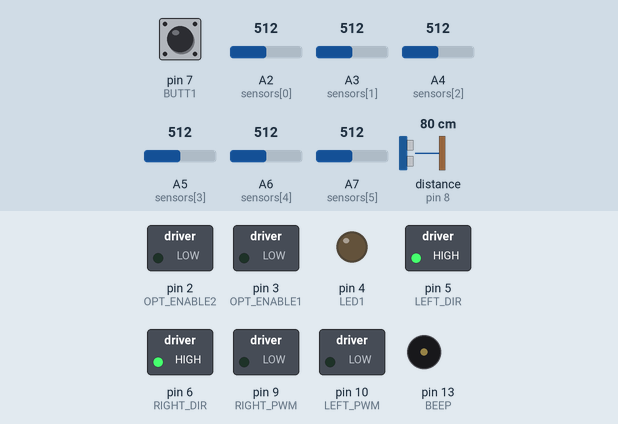
The sketch below on a simulated Arduino Nano, built with avr-gcc and run on an emulated ATmega328P. Parts: switched loads named in the sketch (green lamp = pin HIGH), output pins drawn as LEDs (lit = HIGH), buzzer (waves = sounding). Wiring (inferred from the names in the program): range finder with pulse-width output: data pin 8. Dashed ring = blinking. The inputs (shaded band) are chosen by the test bench; at power-on: pin 7 (BUTT1) HIGH, A4 (sensors[2]) = 512, A2 (sensors[0]) = 512, A5 (sensors[3]) = 512, A3 (sensors[1]) = 512, A6 (sensors[4]) = 512, A7 (sensors[5]) = 512, distance to the obstacle (sensor on pin 8) 80 cm. The echo pulse lasts 58.3 µs per cm.

Above: at 0.8 s.
0.9 s: pin 7 (BUTT1) pulled LOW for 3.2 s
At 5.0 s:
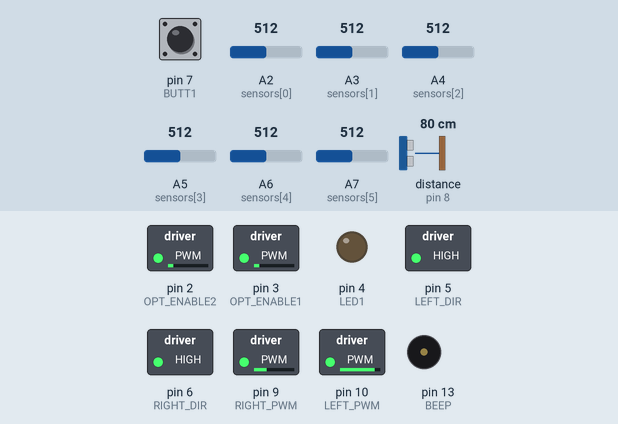
5.6 s: A4 (sensors[2]) set to 332
7.1 s: A4 (sensors[2]) set to 313
At 7.54 s:
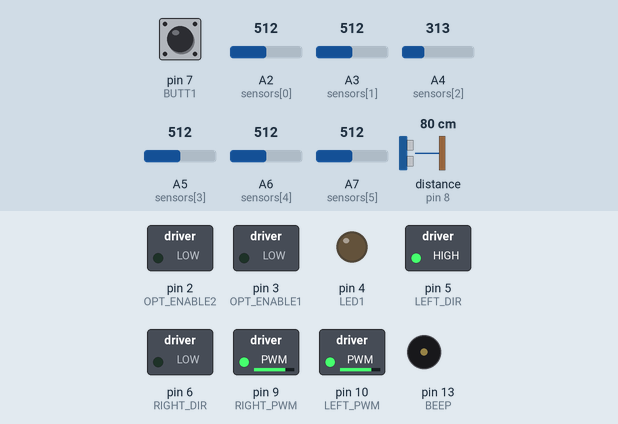
10.1 s: A4 (sensors[2]) set to 716
At 10.48 s:
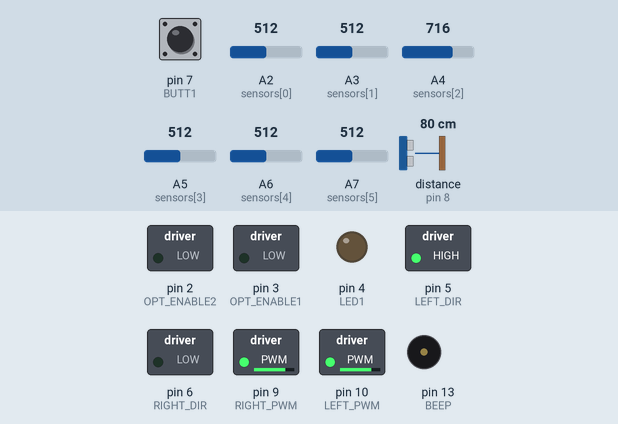
12.1 s: A2 (sensors[0]) set to 495
At 12.6 s:
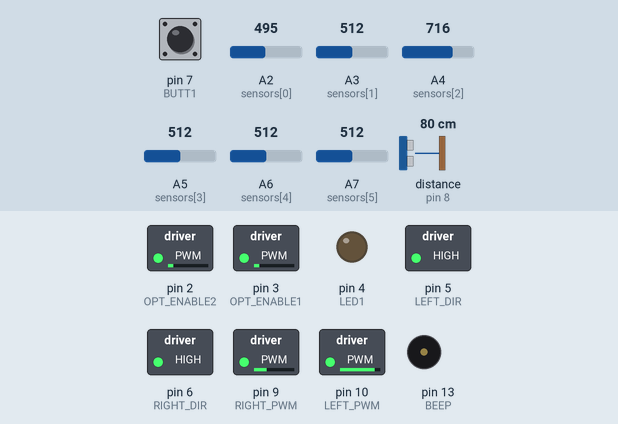
13.6 s: A5 (sensors[3]) set to 337
15.1 s: A5 (sensors[3]) set to 310
At 15.83 s:
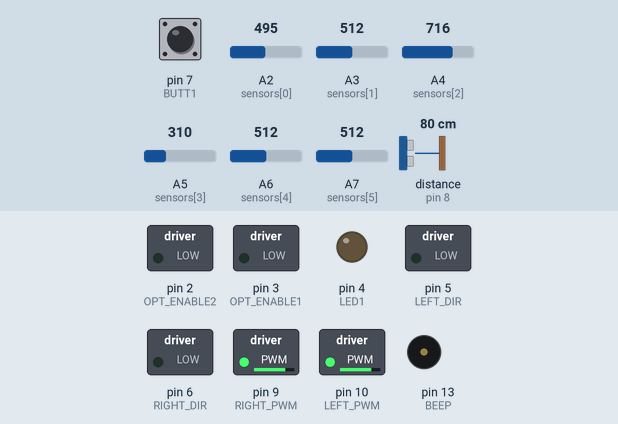
Timing chart, 0 to 19.1 s (numbered marks = the images above; inputs shaded):
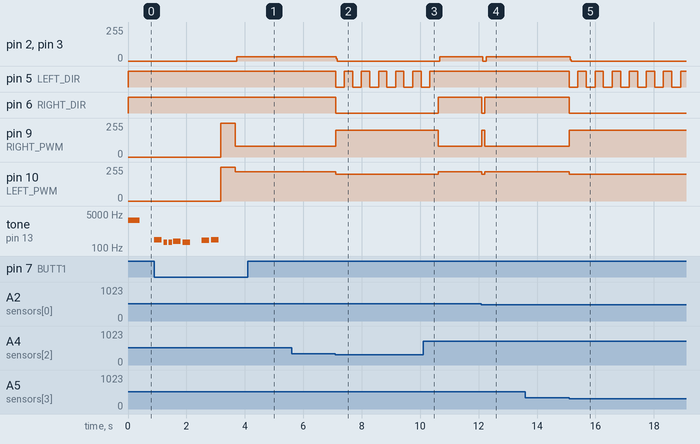

The sketch:

SumoBot_v1.ino
```cpp
/*
  Author : Vyara Simeonova
  Name : SumoBot  Arduino project
  Ver: 1.1
  Simple sumo programm
*/
#include <Arduino.h>
#include <PWM.h>


#include "pitches.h"
#include <stdio.h> // for function sprintf

#include "ir_module.h"


//--------------------- PIN definitions -----------
/*
  #define RIGHT_SIDE  A2
  #define RIGHT_FRONT A3
  #define DOHIO_LEFT  A4
  #define DOHIO_RIGHT A5
  #define LEFT_FRONT  A6
  #define LEFT_SIDE   A7
*/
//---------  Array index -------
#define RIGHT_SIDE  0
#define RIGHT_FRONT 1
#define DOHIO_RIGHT 2
#define  DOHIO_LEFT 3
#define LEFT_FRONT  4
#define LEFT_SIDE   5

//----------  Motors --------
#define LEFT_PWM    10
#define RIGHT_PWM   9
#define LEFT_DIR    5
#define RIGHT_DIR   6


//--------------- LEDS -----------
#define LED1      4      // LED1

//-------------- SENSORS ---------
#define OPT_ENABLE1   3
#define OPT_ENABLE2   2

//-------------- Beep ----------
#define BEEP        13

//--------------  Buttons -----------
#define BUTT1     7
#define BUTT2     11

//-------------- Ultrasonic --------
#define TRIG      12
#define ECHO      A0

//----------------- IR --------------
#define IR_PIN    8

//-------------------------- Sensors and position -------------------------
#define SENSORS_NR  6
const unsigned int sensors[SENSORS_NR] = { A2, A3, A4, A5, A6, A7 }; //left-right

//------------------------ Калибрираща константа -------------------------
// Използва се за линеаризиране и калибриране на сенозрите
//  преобразужането е : distance = CALLIBRATE / sensor_value; - разстоянието е в мм
#define CALLIBRATE  32000


///////////////////////////////////////////////////////////////////////////
//-----------------------------------     ---------------------------------
///////////////////////////////////////////////////////////////////////////
#define PWM_FREQ      50000

//------------------   -------------
#define SIDE_DISTANCE      200     //mm  - Разстояние за обръщане в старани
#define FRONT_DISTANCE     350     //мм  - Прихващане противник отпред
#define FRONT_ATTACK       200    //мм   - Атака - врагът е близо

#define SEARCH_SPEED_HIGH   220
#define SEARCH_SPEED_LOW    80

#define BATTLE_SPEED      255
#define ATTACK_SPEED      200
#define TURN_SPEED        200
#define BACK_SPEED        200

#define DOHIO_BORDER_LEVEL  160


//----------------- IR START /STOP ------------
#define IR_CMD_START    0x40
#define IR_CMD_STOP     0x46

/////////////////////////////////////////////////////////////////////////
//------- Global Variables -----
int dir;
signed int motorSpeed;
signed int control_value;
signed int speed;


unsigned int frontL_distance;
unsigned int frontR_distance;
unsigned int left_distance;
unsigned int right_distance;

//=================  CALIBRATE ==========================
unsigned int sensor_values[SENSORS_NR];
unsigned int sensor_min[SENSORS_NR];

//--------- Common ------------
char tmp_str[64];

//--------------------------------
int melody[] = { NOTE_C4, NOTE_G3, NOTE_G3, NOTE_A3, NOTE_G3, 0, NOTE_B3, NOTE_C4 };
// note durations: 4 = quarter note, 8 = eighth note, etc.:
int noteDurations[] = { 4, 8, 8, 4, 4, 4, 4, 4 };


//////////////////////////////////////////////////////////////////////////////
//
//                          SETUP
//////////////////////////////////////////////////////////////////////////////

//     Първоначална инициализация на всички входове, изходи и променливи
//
void setup() {

  // initialize serial communication at 9600 bits per second:
  Serial.begin(9600);

  //---- Инициализация на пиновете за управление на моторите
  pinMode(LEFT_PWM, OUTPUT);
  pinMode(RIGHT_PWM, OUTPUT);
  pinMode(LEFT_DIR, OUTPUT);
  pinMode(RIGHT_DIR, OUTPUT);

  //---- PWM инициализация за управление на моторите
  InitTimersSafe();
  if ( SetPinFrequencySafe(LEFT_PWM, PWM_FREQ))
  {
    pinMode(LEFT_PWM, OUTPUT);
  }
  if (SetPinFrequencySafe(RIGHT_PWM, PWM_FREQ))
  {
    pinMode(RIGHT_PWM, OUTPUT);
  }

  // Управление на оптроните
  pinMode( OPT_ENABLE1 , OUTPUT);
  pinMode( OPT_ENABLE2 , OUTPUT);
  digitalWrite( OPT_ENABLE1 , LOW);
  digitalWrite( OPT_ENABLE2 , LOW);

  // --- Изходи  ---
  pinMode(LED1, OUTPUT);
  pinMode(BEEP, OUTPUT);

  // --- Входове ---
  pinMode(BUTT1, INPUT_PULLUP);
  pinMode(IR_PIN, INPUT_PULLUP);

  //--- IR module setup  ---
  pciSetup(IR_PIN);

  analogWrite(LEFT_PWM, 0);
  analogWrite(RIGHT_PWM, 0);
  left_motor_speed(0);
  right_motor_speed(0);

  tone(BEEP, 2400, 400);
  delay(500);
  noTone(BEEP);

  // Изчакване натискането на бутон
  while (digitalRead (BUTT1) == HIGH);

  // ---  Изпълняване на мелодията ---
  for (int thisNote = 0; thisNote < 8; thisNote++) {
    // to calculate the note duration, take one second
    // divided by the note type. //e.g. quarter note = 1000 / 4, eighth note = 1000/8, etc.
    int noteDuration = 1000 / noteDurations[thisNote];
    tone(BEEP, melody[thisNote], noteDuration);
    // to distinguish the notes, set a minimum time between them.
    // the note's duration + 30% seems to work well:
    int pauseBetweenNotes = noteDuration * 1.30;
    delay(pauseBetweenNotes);
    // stop the tone playing:
    noTone(BEEP);
  }

  // ----- Старт от бутон или от IR дистанционно -----
  while (digitalRead (BUTT1) == HIGH) {
    if (ir_data_ready) {
      ir_data_ready = 0;
      if (ir_data.command == IR_CMD_START)
        break;
    }
  }

  //------------ Бърз ход до центъра на дохиото --------
  left_motor_speed(BATTLE_SPEED );
  right_motor_speed(BATTLE_SPEED);
  delay(500);

}


//============================================================================
//
// the loop routine runs over and over again forever:
//
//============================================================================
void loop() {
  int adc_value;

  //---- Прочитане на текущата позиция и пресмятане на разстоянията ----
  read_position();
  frontL_distance = CALLIBRATE / sensor_values[LEFT_FRONT];
  frontR_distance = CALLIBRATE / sensor_values[RIGHT_FRONT];
  left_distance = CALLIBRATE / sensor_values[LEFT_SIDE];
  right_distance = CALLIBRATE / sensor_values[RIGHT_SIDE];
  /*
      Left and right dohio sensors are analog values.
      Lower than 100 is the white border. Higher - dohio black disk.
      sensor_values[DOHIO_LEFT], sensor_values[DOHIO_RIGHT]
  */

  //------------------------------------- Control -------------------------------
  // -----  Край на дохиото  -----
  if ((sensor_values[DOHIO_LEFT] < DOHIO_BORDER_LEVEL) || (sensor_values[DOHIO_RIGHT]) < DOHIO_BORDER_LEVEL) {
    //   Назад
    left_motor_speed(-BACK_SPEED);
    right_motor_speed(-BACK_SPEED);
    delay(300);       // Растоянието и ъгъла на завъртане се контролират с времето - delay(...)
    // Завъртане
    left_motor_speed( TURN_SPEED);
    right_motor_speed( -TURN_SPEED);
    delay(280);
  }


  //---------------------------------
  if (left_distance <= SIDE_DISTANCE) {   // Враг от ляво - завъртане
    left_motor_speed(-TURN_SPEED);
    right_motor_speed(TURN_SPEED);
    delay(100);                       // ъгълът се определя с времето
  }
  else if (right_distance <= SIDE_DISTANCE) {  // Враг от дясно - завъртане
    left_motor_speed(TURN_SPEED);
    right_motor_speed(-TURN_SPEED);   // ъгълът се определя с времето
    delay(100);
  }
  else if (frontL_distance <= FRONT_DISTANCE && frontR_distance > FRONT_DISTANCE) {
    // Враг напред в ляво - лек завой наляво
    left_motor_speed(ATTACK_SPEED);
    right_motor_speed(ATTACK_SPEED + 50);
  }
  else if (frontR_distance <= FRONT_DISTANCE && frontL_distance > FRONT_DISTANCE) {
    // Враг напред в дясно - лек завой надясно
    left_motor_speed(ATTACK_SPEED + 50);
    right_motor_speed(ATTACK_SPEED);

  } else if (frontR_distance < FRONT_ATTACK || frontL_distance < FRONT_ATTACK) {
    // И двата предни сензора отчитат враг на малко разстояние
    // --- АТАКААААА ---
    left_motor_speed(BATTLE_SPEED);
    right_motor_speed(BATTLE_SPEED);
  } else {
    left_motor_speed(SEARCH_SPEED_HIGH);
    right_motor_speed(SEARCH_SPEED_LOW);
  }


  //----------- Проверка за  команда "СТОП" ---------
  if (ir_data_ready) {
    ir_data_ready = 0;
    if (ir_data.command == IR_CMD_STOP) {
      left_motor_speed(0);
      right_motor_speed(0);
      while (1);
    }
  }


  //while (digitalRead(IR_PIN) == LOW);    // Спиране ако има команда от Старт модул

  delay(3);

}


//=======================================================================================

/* -----------------------------------------------------------------------------------
    Two way PWM speed control. If speed is >0 then motor runs forward.
    Else if speed is < 0 then motor runs backward
  ------------------------------------------------------------------------------------ */
void left_motor_speed(signed int motor_speed) {
  if (motor_speed == 0)
    motor_speed = 1;

  if (motor_speed > 0) {
    digitalWrite(LEFT_DIR, HIGH);
  }
  else {
    digitalWrite(LEFT_DIR, LOW);
  }
  motor_speed = abs(motor_speed);
  if (motor_speed > 255)
    motor_speed = 255;

  pwmWrite(LEFT_PWM, motor_speed);
}

//---------------------------------------
void right_motor_speed(signed int motor_speed) {
  if (motor_speed == 0)
    motor_speed = 1;

  if (motor_speed > 0) {
    digitalWrite(RIGHT_DIR, HIGH);
  }
  else {
    digitalWrite(RIGHT_DIR, LOW);
  }
  motor_speed = abs(motor_speed);
  if (motor_speed > 255)
    motor_speed = 255;

  pwmWrite(RIGHT_PWM, motor_speed);
}


//===================== Read sensors  and scale ==================
void read_position(void) {
  unsigned char sens;
  unsigned int tmp_value;

  for (sens = 0; sens < SENSORS_NR; sens++) {
    sensor_min[sens]  = analogRead(sensors[sens]) / 2;
  }

  //-------------- Read Left sensors ------------
  digitalWrite( OPT_ENABLE1 , HIGH);
  delayMicroseconds(320);    // Wait for lighting
  for (sens = 0; sens < 2; sens++) {
    sensor_values[sens]  = analogRead(sensors[sens]) / 2 -  sensor_min[sens];
  }
  sensor_values[DOHIO_RIGHT]  = analogRead(sensors[DOHIO_RIGHT]) / 2;    // Right dohio sensor
  digitalWrite( OPT_ENABLE1, LOW);

  //-------------- Read Right sensors ------------
  digitalWrite( OPT_ENABLE2 , HIGH);
  delayMicroseconds(320);    // Wait for lighting
  sensor_values[DOHIO_LEFT]  = analogRead(sensors[DOHIO_LEFT]) / 2;       // Left dohio sensor
  for (sens = 4; sens < SENSORS_NR; sens++) {
    sensor_values[sens]  = analogRead(sensors[sens]) / 2 -  sensor_min[sens];
  }
  digitalWrite( OPT_ENABLE2, LOW);

}
```

ir_module.cpp
```cpp
#include <Arduino.h>

#include "ir_module.h"


//===========================================================================
// http://techdocs.altium.com/display/FPGA/NEC+Infrared+Transmission+Protocol#
//===========================================================================
/*
   Interrupt stuff
*/
#define  IR_STARTBIT1  0
#define IR_STARTBIT2  1
#define IR_ADDRL    2
#define IR_ADDRH    3
#define IR_CMD      4
#define IR_CMDN     5


//---------------

volatile IRDATA ir_data;
volatile uint8_t ir_data_ready;

volatile static uint8_t  ir_status;
volatile static uint8_t bits;
unsigned long period;
volatile unsigned long *ir_command;

//-----------------------------------------
void pciSetup(byte pin)
{
  *digitalPinToPCMSK(pin) |= bit (digitalPinToPCMSKbit(pin));  // enable pin
  PCIFR  |= bit (digitalPinToPCICRbit(pin)); // clear any outstanding interrupt
  PCICR  |= bit (digitalPinToPCICRbit(pin)); // enable interrupt for the group
}


// //Use one Routine to handle each group

ISR (PCINT0_vect) // handle pin change interrupt for D8 to D13 here
{
  static unsigned char edge = 0;
  unsigned long ir_period;

  if (digitalRead(IR_PIN) == LOW) {
    ir_period = (micros() - period) / 100;
    period = micros();
    edge = 0;
  } else {
    edge = 1;
  }

  switch (ir_status) {
    case IR_STARTBIT1:
      // Workaround to interrupt on any edge
      if (!edge) {
        edge = 1;
      } else {
        ir_period = (micros() - period) / 100;
        period = micros();
        // 9ms leading pulse burst (16 times the pulse burst length used for a logical data bit)
        if ((ir_period >= 85) && (ir_period < 95) && !ir_data_ready)
          ir_status = IR_STARTBIT2;
        else {
          //Serial.print("Period 1 = ");
          //Serial.println(ir_period);
        }
        edge = 0;
      }
      break;

    case IR_STARTBIT2:
      if (!edge) {
        //  4.5ms space
        if ((ir_period > 40) && (ir_period < 50)) {
          ir_status = IR_CMD;
          edge = 0;
          ir_command = (unsigned long*) &ir_data;
          *ir_command = 0;
          //ir_data_ready = 0;
          bits = 0;
         // digitalWrite(LED1, HIGH);
          //Serial.println("IR_ CMD");
        }
        else {
          ir_status = IR_STARTBIT1;
          //Serial.print("Period 2 = ");
          //Serial.println(ir_period);
          return;
        }
      }
      break;

    case IR_CMD:
      if (!edge) {
        if ((bits < 32) && (ir_period < 30)) {
          ir_command = (unsigned long*) &ir_data;
          if ((ir_period > 8) && (ir_period < 15)) {
            *ir_command >>= 1;
            //Serial.write("0",1);
          }
          else if (ir_period > 16) {
            *ir_command >>= 1;
            *ir_command |= 0x80000000;
            //Serial.write("1",1);
            //Serial.print(ir_period);
          }
          bits++;
        }
        if (bits >= 32) {               // addrL + AddrH + cmd + cmdN = 32 bit
          ir_data_ready = 1;
          ir_status = IR_STARTBIT1;
          //digitalWrite(LED1, LOW);
          //Serial.println("IR got data");
          return;
        }

        if (ir_period > 30) {
          ir_status = IR_STARTBIT1;
          //digitalWrite(LED1, LOW);
          //Serial.println("IR wrong data");
          return;
        }
      }
      break;

  }
}


ISR (PCINT1_vect) // handle pin change interrupt for A0 to A5 here
{
  digitalWrite(13, digitalRead(A0));
}


ISR (PCINT2_vect) // handle pin change interrupt for D0 to D7 here
{
  //digitalWrite(GREEN_LED, digitalRead(IR_PIN));

  static unsigned char edge = 0;
  unsigned long ir_period;

  if (digitalRead(IR_PIN) == LOW) {
    ir_period = (micros() - period) / 100;
    period = micros();
    edge = 0;
  } else {
    edge = 1;
  }


}
//=============================================================================
```

ir_module.h
```cpp
#ifndef _IR_MODULE_
#define _IR_MODULE_

//-----------------------------------------------------
#define IR_PIN    8

//-------------- IR remote control --------------------
#define  IR_NEC_REMOTE1
#define  IR_CMD_START   0x40    // KEY NEXT
#define  IR_CMD_STOP    0x46    // KEY CH


#ifdef IR_NEC_REMOTE1
//----------------- NEC commands ----------
#define    KEY_1   0x0C
#define   KEY_2   0x18
#define   KEY_3   0x5E
#define   KEY_4   0x08
#define   KEY_5   0x1C
#define   KEY_6   0x5A
#define   KEY_7   0x42
#define   KEY_8   0x52
#define   KEY_9   0x4A
#define   KEY_0   0x16
#define   KEY_100   0x19
#define   KEY_200   0x0D
#define   KEY_PREV  0x44
#define   KEY_NEXT  0x40
#define   KEY_PLAY  0x43
#define   KEY_CHUP  0x47
#define   KEY_CHDN  0x45
#define   KEY_CH    0x46
#define   KEY_PLUS  0x15
#define   KEY_MINUS 0x07
#define   KEY_EQ    0x09
#endif


#ifdef IR_NEC_REMOTE2
//----------------- NEC commands ----------
#define   KEY_1   0x16
#define   KEY_2   0x19
#define   KEY_3   0x0D
#define   KEY_4   0x0C
#define   KEY_5   0x18
#define   KEY_6   0x5E
#define   KEY_7   0x08
#define   KEY_8   0x1C
#define   KEY_9   0x5A
#define   KEY_0   0x52
#define   KEY_PREV  0x44
#define   KEY_NEXT  0x43
#define   KEY_PLAY  0x40
#define   KEY_UP    0x46
#define   KEY_DN    0x15
#define   KEY_STAR  0x42
#define   KEY_SHARP 0x4A

#define   KEY_CH    0x4A  //  #
#define   KEY_MINUS 0x42  //  *
#define   KEY_EQ    0x40  //  OK
#endif


void pciSetup(byte pin);


typedef struct {
  unsigned char address_low;
  unsigned char address_high;
  unsigned char command;
  unsigned char command_n;
} IRDATA;


/*
   Variables
*/
extern volatile IRDATA ir_data;

extern volatile  uint8_t ir_data_ready;    //  Флаг, който показва че име вече приета команда. Трябва след прочитане да се нулира

//------------------------------------------------------

#endif
```

pitches.h
```cpp
/*************************************************
 * Public Constants
 *************************************************/

#define NOTE_B0  31
#define NOTE_C1  33
#define NOTE_CS1 35
#define NOTE_D1  37
#define NOTE_DS1 39
#define NOTE_E1  41
#define NOTE_F1  44
#define NOTE_FS1 46
#define NOTE_G1  49
#define NOTE_GS1 52
#define NOTE_A1  55
#define NOTE_AS1 58
#define NOTE_B1  62
#define NOTE_C2  65
#define NOTE_CS2 69
#define NOTE_D2  73
#define NOTE_DS2 78
#define NOTE_E2  82
#define NOTE_F2  87
#define NOTE_FS2 93
#define NOTE_G2  98
#define NOTE_GS2 104
#define NOTE_A2  110
#define NOTE_AS2 117
#define NOTE_B2  123
#define NOTE_C3  131
#define NOTE_CS3 139
#define NOTE_D3  147
#define NOTE_DS3 156
#define NOTE_E3  165
#define NOTE_F3  175
#define NOTE_FS3 185
#define NOTE_G3  196
#define NOTE_GS3 208
#define NOTE_A3  220
#define NOTE_AS3 233
#define NOTE_B3  247
#define NOTE_C4  262
#define NOTE_CS4 277
#define NOTE_D4  294
#define NOTE_DS4 311
#define NOTE_E4  330
#define NOTE_F4  349
#define NOTE_FS4 370
#define NOTE_G4  392
#define NOTE_GS4 415
#define NOTE_A4  440
#define NOTE_AS4 466
#define NOTE_B4  494
#define NOTE_C5  523
#define NOTE_CS5 554
#define NOTE_D5  587
#define NOTE_DS5 622
#define NOTE_E5  659
#define NOTE_F5  698
#define NOTE_FS5 740
#define NOTE_G5  784
#define NOTE_GS5 831
#define NOTE_A5  880
#define NOTE_AS5 932
#define NOTE_B5  988
#define NOTE_C6  1047
#define NOTE_CS6 1109
#define NOTE_D6  1175
#define NOTE_DS6 1245
#define NOTE_E6  1319
#define NOTE_F6  1397
#define NOTE_FS6 1480
#define NOTE_G6  1568
#define NOTE_GS6 1661
#define NOTE_A6  1760
#define NOTE_AS6 1865
#define NOTE_B6  1976
#define NOTE_C7  2093
#define NOTE_CS7 2217
#define NOTE_D7  2349
#define NOTE_DS7 2489
#define NOTE_E7  2637
#define NOTE_F7  2794
#define NOTE_FS7 2960
#define NOTE_G7  3136
#define NOTE_GS7 3322
#define NOTE_A7  3520
#define NOTE_AS7 3729
#define NOTE_B7  3951
#define NOTE_C8  4186
#define NOTE_CS8 4435
#define NOTE_D8  4699
#define NOTE_DS8 4978
```

Measured:
- the behaviour switches between 320 and 319 on A4 (sensors[2]) (found by bisection; images 1 and 2)
- the behaviour switches between 512 and 511 on A2 (sensors[0]) (found by bisection; images 3 and 4)
- the behaviour switches between 320 and 319 on A5 (sensors[3]) (found by bisection; images 4 and 5)
- after the input at 0.9 s, pin 2 (OPT_ENABLE2), pin 3 (OPT_ENABLE1): 0/255 → 33/255 after 2.8 s
- after the input at 5.6 s, every drawn part: stays the same
- after the input at 7.1 s, pin 2 (OPT_ENABLE2), pin 3 (OPT_ENABLE1): 33/255 → 0/255 at once; pin 5 (LEFT_DIR): alternates HIGH for 0.29 s and LOW for 0.30 s, starting at once; pin 6 (RIGHT_DIR): HIGH → LOW at once; pin 9 (RIGHT_PWM): 80/255 → 199/255 at once; pin 10 (LEFT_PWM): 220/255 → 199/255 at once
- after the input at 10.1 s, pin 2 (OPT_ENABLE2), pin 3 (OPT_ENABLE1): 0/255 → 33/255 after 0.57 s; pin 5 (LEFT_DIR): goes on until 10.3 s, then stays HIGH; pin 6 (RIGHT_DIR): LOW → HIGH after 0.51 s; pin 9 (RIGHT_PWM): 199/255 → 80/255 after 0.51 s; pin 10 (LEFT_PWM): 199/255 → 220/255 after 0.51 s
- after the input at 12.1 s, pin 2 (OPT_ENABLE2), pin 3 (OPT_ENABLE1): 33/255 → 0/255 after 0.05 s, → 33/255 0.11 s later; pin 6 (RIGHT_DIR): HIGH → LOW at once, → HIGH 0.11 s later; pin 9 (RIGHT_PWM): 80/255 → 199/255 at once, → 80/255 0.11 s later; pin 10 (LEFT_PWM): 220/255 → 199/255 at once, → 220/255 0.11 s later
- after the input at 13.6 s, every drawn part: stays the same
- after the input at 15.1 s, pin 2 (OPT_ENABLE2), pin 3 (OPT_ENABLE1): 33/255 → 0/255 at once; pin 5 (LEFT_DIR): alternates HIGH for 0.29 s and LOW for 0.30 s, starting at once; pin 6 (RIGHT_DIR): HIGH → LOW at once; pin 9 (RIGHT_PWM): 80/255 → 199/255 at once; pin 10 (LEFT_PWM): 220/255 → 199/255 at once
